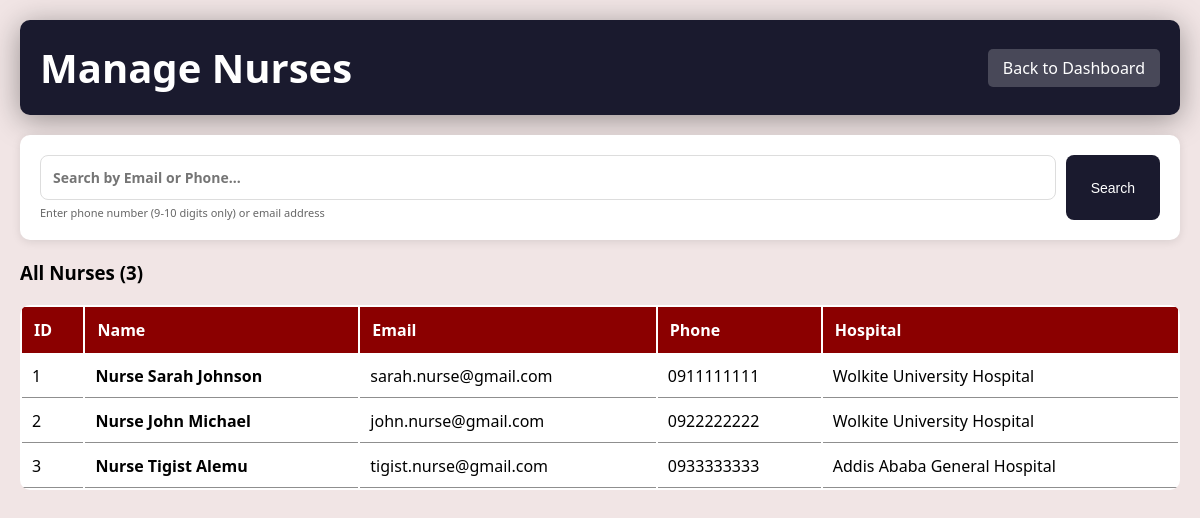
Screenshot of /admin/manage_nurses.php (signed in) with the database file from the repository.
### tables this page shows
CREATE TABLE IF NOT EXISTS nurses (
    id INT PRIMARY KEY AUTO_INCREMENT,
    hospital_id INT,
    name VARCHAR(100) NOT NULL,
    email VARCHAR(100) UNIQUE NOT NULL,
    password VARCHAR(255) NOT NULL,
    phone VARCHAR(20),
    is_active BOOLEAN DEFAULT TRUE,
    created_at TIMESTAMP DEFAULT CURRENT_TIMESTAMP,
    FOREIGN KEY (hospital_id) REFERENCES hospitals(id) ON DELETE CASCADE
);

CREATE TABLE IF NOT EXISTS hospitals (
    id INT PRIMARY KEY AUTO_INCREMENT,
    name VARCHAR(100) NOT NULL,
    email VARCHAR(100) UNIQUE NOT NULL,
    password VARCHAR(255) NOT NULL,
    location VARCHAR(200),
    phone VARCHAR(20),
    is_active BOOLEAN DEFAULT TRUE,
    created_at TIMESTAMP DEFAULT CURRENT_TIMESTAMP
);

### admin/manage_nurses.php (the view, shortened to what this page needs)
<?php
$search = '';
if(!empty($search)) {
    $nurses = mysqli_query($conn, "SELECT n.*, h.name as hospital_name FROM nurses n
                                   JOIN hospitals h ON n.hospital_id = h.id
                                   WHERE n.email LIKE '%$search%'
                                   OR n.phone LIKE '%$search%'
                                   ORDER BY n.created_at DESC");
} else {
    $nurses = mysqli_query($conn, "SELECT n.*, h.name as hospital_name FROM nurses n
                                   JOIN hospitals h ON n.hospital_id = h.id
                                   ORDER BY n.created_at DESC");
}
?>
<!DOCTYPE html>
<html>
<head>
    <link rel="stylesheet" href="../css/style.css">
</head>
<body>
    <div class="container">
        <div class="header">
            <h1>Manage Nurses</h1>
            <a href="dashboard.php">Back to Dashboard</a>
        </div>
        <div class="search-bar">
            <form method="GET" id="searchForm">
                <div style="flex: 1;">
                    <input type="text" name="search" id="searchInput" placeholder="Search by Email or Phone..." value="<?php echo htmlspecialchars($search); ?>" onkeypress="restrictSearchInput(event)">
                    <span class="phone-hint" id="phoneSearchHint"></span>
                </div>
                <button type="submit">Search</button>
            </form>
        </div>
        <h3>All Nurses (<?php echo $nurses ? mysqli_num_rows($nurses) : 0; ?>)</h3>
        <?php if($nurses && mysqli_num_rows($nurses) == 0 && !empty($search)): ?>
            <p style="text-align:center; padding:20px; background:white; border-radius:10px">
                No nurses found matching "<strong><?php echo htmlspecialchars($search); ?></strong>"
            </p>
        <?php elseif($nurses): ?>
            <table>
                <thead>
                    <tr>
                        <th>ID</th>
                        <th>Name</th>
                        <th>Email</th>
                        <th>Phone</th>
                        <th>Hospital</th>
                    </tr>
                </thead>
                <tbody>
                    <?php while($nurse = mysqli_fetch_assoc($nurses)): ?>
                    <tr>
                        <td><?php echo $nurse['id']; ?></td>
                        <td><strong><?php echo htmlspecialchars($nurse['name']); ?></strong></td>
                        <td><?php echo htmlspecialchars($nurse['email']); ?></td>
                        <td><?php echo htmlspecialchars($nurse['phone']); ?></td>
                        <td><?php echo htmlspecialchars($nurse['hospital_name']); ?></td>
                    </tr>
                    <?php endwhile; ?>
                </tbody>
            </table>
        <?php endif; ?>
    </div>
</body>
</html>

### css/style.css (style rules this page uses)
* { margin: 0; padding: 0; box-sizing: border-box; }
body { font-family: 'Segoe UI', Tahoma, Geneva, Verdana, sans-serif; background: rgb(241, 229, 229) !important; background-image: none !important; min-height: 100vh; margin: 0; }
input, select, textarea { font-family: 'Segoe UI', Tahoma, Geneva, Verdana, sans-serif; font-weight: bold; }
.container { max-width: 1200px; margin: 0 auto; padding: 20px; overflow-x: hidden; }
.header { background: rgb(197, 0, 0); color: white; padding: 30px; text-align: center; overflow-x: hidden; border-radius: 15px; margin-bottom: 30px; box-shadow: 0 5px 30px rgba(0, 0, 0, 0.377); display: flex; justify-content: space-between; align-items: center; flex-wrap: wrap; }
.header h1 { font-size: 2.5em; margin-bottom: 10px; }
table { width: 100%; background: white; border-radius: 10px; overflow: hidden; margin: 20px 0; }
th { background: #8B0000; color: white; padding: 12px; text-align: left; }
td { padding: 10px; border-bottom: 1px solid #8f8f8f; }

### admin/manage_nurses.php (style rules this page uses)
.search-bar { background: white; padding: 20px; border-radius: 10px; margin-bottom: 20px; box-shadow: 0 2px 10px rgba(0,0,0,0.1); width: 100%; }
.search-bar form { display: flex; gap: 10px; width: 100%; }
.search-bar input { width: 100%; padding: 12px; border: 1px solid #ddd; border-radius: 8px; font-size: 14px; box-sizing: border-box; }
.search-bar button { padding: 12px 25px; background: #1a1a2e; color: white; border: none; border-radius: 8px; cursor: pointer; white-space: nowrap; font-size: 14px; }
.header { background: #1a1a2e; padding: 20px; border-radius: 10px; margin-bottom: 20px; display: flex; justify-content: space-between; align-items: center; }
.header h1 { margin: 0; color: white; }
.header a { color: white; background: rgba(255,255,255,0.2); padding: 8px 15px; border-radius: 5px; text-decoration: none; }
.phone-hint { font-size: 11px; color: #666; margin-top: 5px; display: block; }

### rows the page displays
nurses: id "1", name "Nurse Sarah Johnson", email "sarah.nurse@gmail.com", phone "0911111111", hospital.name "Wolkite University Hospital"
nurses: id "2", name "Nurse John Michael", email "john.nurse@gmail.com", phone "0922222222", hospital.name "Wolkite University Hospital"
nurses: id "3", name "Nurse Tigist Alemu", email "tigist.nurse@gmail.com", phone "0933333333", hospital.name "Addis Ababa General Hospital"

### other values shown
mysqli_num_rows($nurses) "3"
